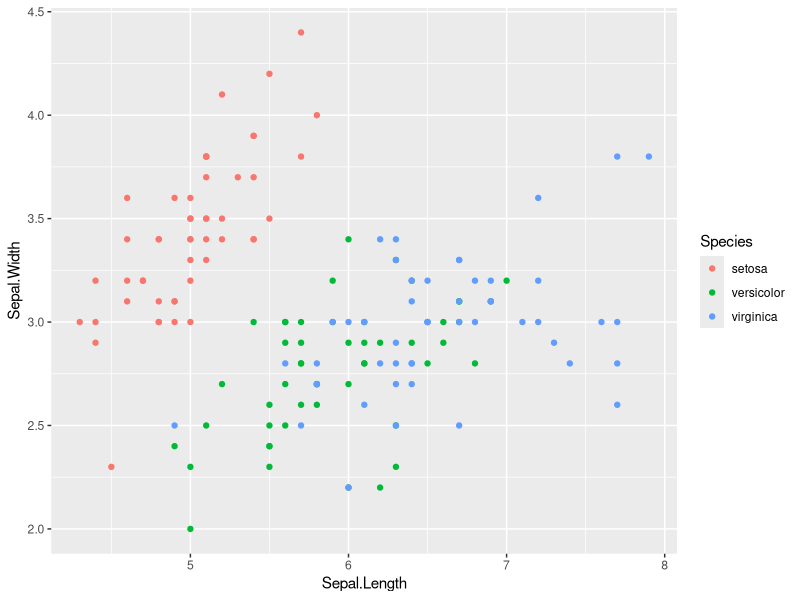
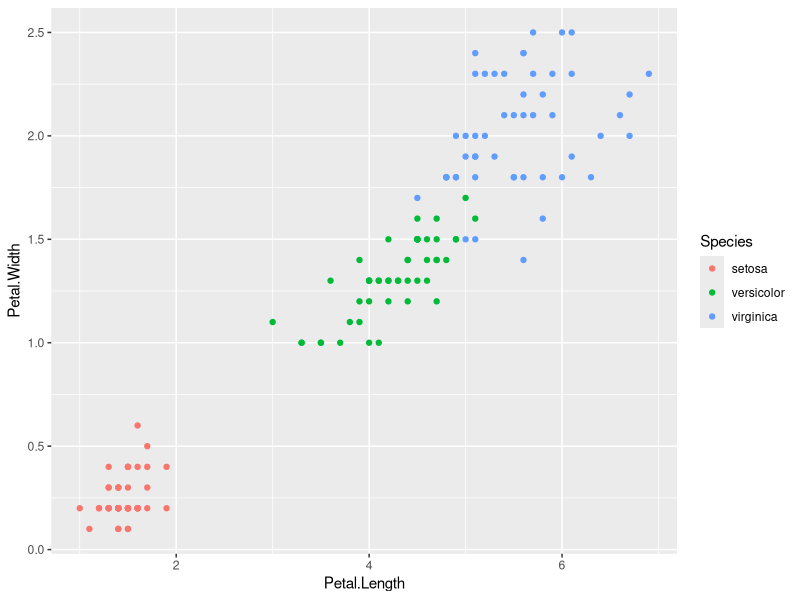

R code for these plots, in order:
## ---- chunk 1
knitr::opts_chunk$set(echo = TRUE)
## ---- chunk 2
library(tidyverse)
str(iris)

## ---- chunk 3
ggplot(iris, aes(x= Sepal.Length, y= Sepal.Width, color = Species))+
  geom_point()
## ---- chunk 4
ggplot(iris, aes(x= Petal.Length, y= Petal.Width, color = Species))+
  geom_point()
